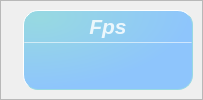
                 <widget class="QFrame" name="frame_6">
                  <property name="frameShape">
                   <enum>QFrame::StyledPanel</enum>
                  </property>
                  <property name="frameShadow">
                   <enum>QFrame::Raised</enum>
                  </property>
                  <property name="lineWidth">
                   <number>1</number>
                  </property>
                  <layout class="QHBoxLayout" name="horizontalLayout_22">
                   <property name="spacing">
                    <number>6</number>
                   </property>
                   <property name="leftMargin">
                    <number>9</number>
                   </property>
                   <property name="topMargin">
                    <number>9</number>
                   </property>
                   <property name="rightMargin">
                    <number>9</number>
                   </property>
                   <property name="bottomMargin">
                    <number>9</number>
                   </property>
                   <item>
                    <widget class="QLabel" name="classesLabel">
                     <property name="maximumSize">
                      <size>
                       <width>80</width>
                       <height>80</height>
                      </size>
                     </property>
                     <property name="text">
                      <string/>
                     </property>
                     <property name="pixmap">
                      <pixmap resource="YOLOSHOWUI.qrc">:/statusbar/images/newsize/classesBar.png</pixmap>
                     </property>
                     <property name="alignment">
                      <set>Qt::AlignCenter</set>
                     </property>
                    </widget>
                   </item>
                   <item>
                    <widget class="QFrame" name="Class_QF">
                     <property name="minimumSize">
                      <size>
                       <width>170</width>
                       <height>80</height>
                      </size>
                     </property>
                     <property name="maximumSize">
                      <size>
                       <width>170</width>
                       <height>80</height>
                      </size>
                     </property>
                     <property name="toolTipDuration">
                      <number>0</number>
                     </property>
                     <property name="styleSheet">
                      <string notr="true">QFrame#Class_QF{
color: rgb(255, 255, 255);
border-radius: 15px;
background-color:qradialgradient(cx:0, cy:0, radius:1, fx:0.1, fy:0.1, stop:0  #97D9E1,  stop:1   #8EC5FC);
border: 1px outset #97D9E1;
}
</string>
                     </property>
                     <property name="frameShape">
                      <enum>QFrame::StyledPanel</enum>
                     </property>
                     <property name="frameShadow">
                      <enum>QFrame::Raised</enum>
                     </property>
                     <layout class="QVBoxLayout" name="verticalLayout_7" stretch="0,2,1">
                      <property name="spacing">
                       <number>0</number>
                      </property>
                      <property name="leftMargin">
                       <number>0</number>
                      </property>
                      <property name="topMargin">
                       <number>0</number>
                      </property>
                      <property name="rightMargin">
                       <number>0</number>
                      </property>
                      <property name="bottomMargin">
                       <number>0</number>
                      </property>
                      <item>
                       <widget class="QFrame" name="Class_top">
                        <property name="styleSheet">
                         <string notr="true">border:none</string>
                        </property>
                        <property name="frameShape">
                         <enum>QFrame::StyledPanel</enum>
                        </property>
                        <property name="frameShadow">
                         <enum>QFrame::Raised</enum>
                        </property>
                        <layout class="QHBoxLayout" name="horizontalLayout_11">
                         <property name="spacing">
                          <number>0</number>
                         </property>
                         <property name="leftMargin">
                          <number>0</number>
                         </property>
                         <property name="topMargin">
                          <number>3</number>
                         </property>
                         <property name="rightMargin">
                          <number>0</number>
                         </property>
                         <property name="bottomMargin">
                          <number>3</number>
                         </property>
                         <item>
                          <widget class="QLabel" name="label_5">
                           <property name="maximumSize">
                            <size>
                             <width>16777215</width>
                             <height>30</height>
                            </size>
                           </property>
                           <property name="font">
                            <font>
                             <family>Segoe UI</family>
                             <pointsize>16</pointsize>
                             <weight>88</weight>
                             <italic>true</italic>
                             <bold>true</bold>
                            </font>
                           </property>
                           <property name="styleSheet">
                            <string notr="true">color: rgba(255, 255,255, 210);
text-align:center;
font: 700 italic 16pt &quot;Segoe UI&quot;;</string>
                           </property>
                           <property name="text">
                            <string>Fps</string>
                           </property>
                           <property name="alignment">
                            <set>Qt::AlignCenter</set>
                           </property>
                           <property name="indent">
                            <number>0</number>
                           </property>
                          </widget>
                         </item>
                        </layout>
                       </widget>
                      </item>
                      <item>
                       <widget class="Line" name="line_2">
                        <property name="maximumSize">
                         <size>
                          <width>16777215</width>
                          <height>1</height>
                         </size>
                        </property>
                        <property name="styleSheet">
                         <string notr="true">background-color: rgba(255, 255, 255, 89);</string>
                        </property>
                        <property name="orientation">
                         <enum>Qt::Horizontal</enum>
                        </property>
                       </widget>
                      </item>
                      <item>
                       <widget class="QFrame" name="Class_bottom">
                        <property name="styleSheet">
                         <string notr="true">border:none</string>
                        </property>
                        <property name="frameShape">
                         <enum>QFrame::StyledPanel</enum>
                        </property>
                        <property name="frameShadow">
                         <enum>QFrame::Raised</enum>
                        </property>
                        <layout class="QVBoxLayout" name="verticalLayout_8">
                         <property name="spacing">
                          <number>0</number>
                         </property>
                         <property name="leftMargin">
                          <number>0</number>
                         </property>
                         <property name="topMargin">
                          <number>6</number>
                         </property>
                         <property name="rightMargin">
                          <number>0</number>
                         </property>
                         <property name="bottomMargin">
                          <number>6</number>
                         </property>
                         <item alignment="Qt::AlignTop">
                          <widget class="QLabel" name="Class_num">
                           <property name="minimumSize">
                            <size>
                             <width>0</width>
                             <height>30</height>
                            </size>
                           </property>
                           <property name="maximumSize">
                            <size>
                             <width>16777215</width>
                             <height>30</height>
                            </size>
                           </property>
                           <property name="font">
                            <font>
                             <family>Microsoft YaHei UI</family>
                             <pointsize>17</pointsize>
                             <weight>50</weight>
                             <italic>false</italic>
                             <bold>false</bold>
                             <underline>false</underline>
                            </font>
                           </property>
                           <property name="styleSheet">
                            <string notr="true">color: rgb(255, 255, 255);
font: 17pt &quot;Microsoft YaHei UI&quot;;</string>
                           </property>
                           <property name="text">
                            <string/>
                           </property>
                           <property name="alignment">
                            <set>Qt::AlignCenter</set>
                           </property>
                          </widget>
                         </item>
                        </layout>
                       </widget>
                      </item>
                     </layout>
                    </widget>
                   </item>
                  </layout>
                 </widget>
